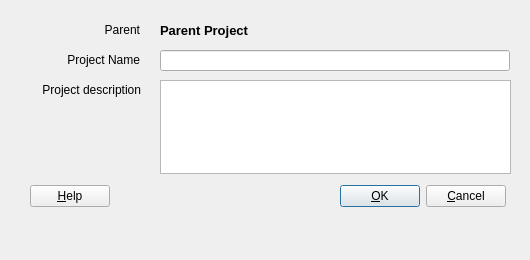
<ui version="4.0" >
 <author>G. Allen Morris III</author>
 <comment>Dialog to add a new project.</comment>
 <class>AddProject</class>
 <widget class="QDialog" name="AddProject" >
  <property name="geometry" >
   <rect>
    <x>0</x>
    <y>0</y>
    <width>530</width>
    <height>260</height>
   </rect>
  </property>
  <property name="windowTitle" >
   <string>AddProject</string>
  </property>
  <property name="whatsThis" >
   <string>What is this.</string>
  </property>
  <property name="sizeGripEnabled" >
   <bool>false</bool>
  </property>
  <widget class="QWidget" name="Layout1" >
   <property name="geometry" >
    <rect>
     <x>30</x>
     <y>180</y>
     <width>476</width>
     <height>33</height>
    </rect>
   </property>
   <layout class="QHBoxLayout" >
    <property name="spacing" >
     <number>6</number>
    </property>
    <property name="margin" >
     <number>0</number>
    </property>
    <item>
     <widget class="QPushButton" name="buttonHelp" >
      <property name="text" >
       <string>&amp;Help</string>
      </property>
      <property name="shortcut" >
       <string>F1</string>
      </property>
      <property name="autoDefault" >
       <bool>true</bool>
      </property>
     </widget>
    </item>
    <item>
     <spacer name="Horizontal Spacing2" >
      <property name="orientation" >
       <enum>Qt::Horizontal</enum>
      </property>
      <property name="sizeType" >
       <enum>QSizePolicy::Expanding</enum>
      </property>
      <property name="sizeHint" stdset="0" >
       <size>
        <width>20</width>
        <height>20</height>
       </size>
      </property>
     </spacer>
    </item>
    <item>
     <widget class="QPushButton" name="buttonOk" >
      <property name="text" >
       <string>&amp;OK</string>
      </property>
      <property name="shortcut" >
       <string/>
      </property>
      <property name="autoDefault" >
       <bool>true</bool>
      </property>
      <property name="default" >
       <bool>true</bool>
      </property>
     </widget>
    </item>
    <item>
     <widget class="QPushButton" name="buttonCancel" >
      <property name="text" >
       <string>&amp;Cancel</string>
      </property>
      <property name="shortcut" >
       <string/>
      </property>
      <property name="autoDefault" >
       <bool>true</bool>
      </property>
     </widget>
    </item>
   </layout>
  </widget>
  <widget class="QLineEdit" name="projectName" >
   <property name="geometry" >
    <rect>
     <x>160</x>
     <y>50</y>
     <width>350</width>
     <height>21</height>
    </rect>
   </property>
  </widget>
  <widget class="QLabel" name="textLabel1" >
   <property name="geometry" >
    <rect>
     <x>40</x>
     <y>50</y>
     <width>100</width>
     <height>20</height>
    </rect>
   </property>
   <property name="text" >
    <string>&lt;p align="right">Project Name&lt;/p></string>
   </property>
   <property name="wordWrap" >
    <bool>false</bool>
   </property>
   <property name="buddy" >
    <cstring>projectName</cstring>
   </property>
  </widget>
  <widget class="QLabel" name="textLabel4" >
   <property name="geometry" >
    <rect>
     <x>70</x>
     <y>20</y>
     <width>70</width>
     <height>20</height>
    </rect>
   </property>
   <property name="text" >
    <string>&lt;p align="right">Parent&lt;/p></string>
   </property>
   <property name="wordWrap" >
    <bool>false</bool>
   </property>
  </widget>
  <widget class="QLabel" name="textLabel2" >
   <property name="geometry" >
    <rect>
     <x>20</x>
     <y>80</y>
     <width>121</width>
     <height>20</height>
    </rect>
   </property>
   <property name="text" >
    <string>&lt;p align="right">Project description&lt;/p></string>
   </property>
   <property name="wordWrap" >
    <bool>false</bool>
   </property>
   <property name="buddy" >
    <cstring>projectDescription</cstring>
   </property>
  </widget>
  <widget class="QLabel" name="Parent_Project" >
   <property name="geometry" >
    <rect>
     <x>160</x>
     <y>20</y>
     <width>300</width>
     <height>20</height>
    </rect>
   </property>
   <property name="font" >
    <font>
     <pointsize>10</pointsize>
     <weight>75</weight>
     <bold>true</bold>
    </font>
   </property>
   <property name="toolTip" >
    <string>The Parent project.</string>
   </property>
   <property name="whatsThis" >
    <string comment="This is replaced with the parent project name." >The parent project</string>
   </property>
   <property name="text" >
    <string>Parent Project</string>
   </property>
   <property name="wordWrap" >
    <bool>false</bool>
   </property>
  </widget>
  <widget class="QPlainTextEdit" name="projectDescription" >
   <property name="geometry" >
    <rect>
     <x>160</x>
     <y>80</y>
     <width>351</width>
     <height>94</height>
    </rect>
   </property>
  </widget>
 </widget>
 <layoutdefault spacing="6" margin="11" />
 <pixmapfunction>qPixmapFromMimeSource</pixmapfunction>
 <tabstops>
  <tabstop>projectName</tabstop>
  <tabstop>projectDescription</tabstop>
  <tabstop>buttonOk</tabstop>
  <tabstop>buttonCancel</tabstop>
  <tabstop>buttonHelp</tabstop>
 </tabstops>
 <resources/>
 <connections>
  <connection>
   <sender>buttonOk</sender>
   <signal>clicked()</signal>
   <receiver>AddProject</receiver>
   <slot>add_project()</slot>
   <hints>
    <hint type="sourcelabel" >
     <x>349</x>
     <y>182</y>
    </hint>
    <hint type="destinationlabel" >
     <x>20</x>
     <y>20</y>
    </hint>
   </hints>
  </connection>
  <connection>
   <sender>buttonCancel</sender>
   <signal>clicked()</signal>
   <receiver>AddProject</receiver>
   <slot>accept()</slot>
   <hints>
    <hint type="sourcelabel" >
     <x>430</x>
     <y>182</y>
    </hint>
    <hint type="destinationlabel" >
     <x>20</x>
     <y>20</y>
    </hint>
   </hints>
  </connection>
  <connection>
   <sender>buttonHelp</sender>
   <signal>clicked()</signal>
   <receiver>AddProject</receiver>
   <slot>show_help()</slot>
   <hints>
    <hint type="sourcelabel" >
     <x>31</x>
     <y>182</y>
    </hint>
    <hint type="destinationlabel" >
     <x>20</x>
     <y>20</y>
    </hint>
   </hints>
  </connection>
 </connections>
</ui>
